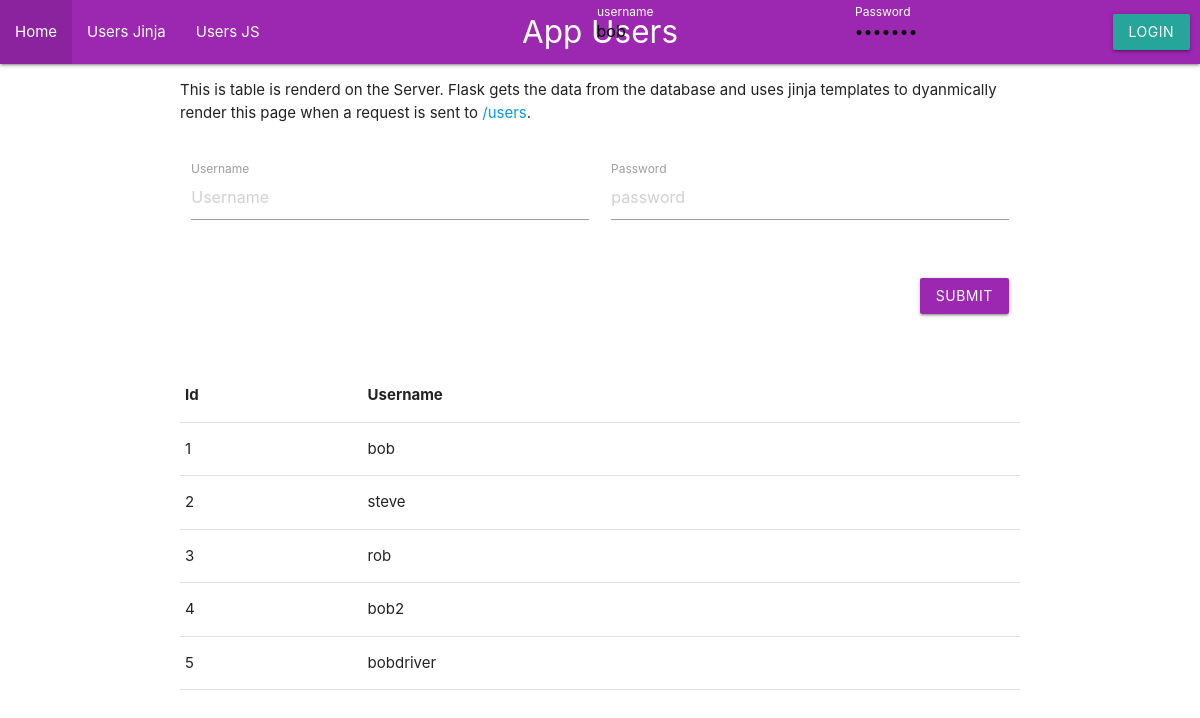
The app's page /users, older data.
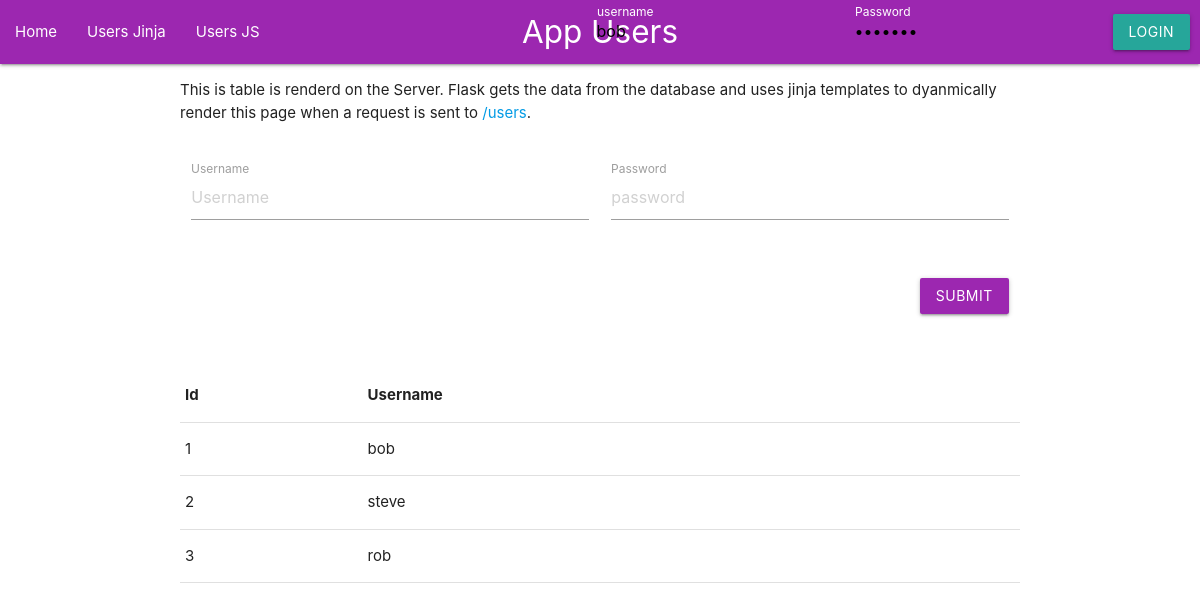
The same page, newer data.
### App/models/user.py (models this page shows, shortened)
class User(db.Model):
    __tablename__ = 'users'
    id = db.Column(db.Integer, primary_key=True)
    username = db.Column(db.String(50), nullable=False, unique=True)
    password = db.Column(db.String(256), nullable=False)
    user_type = db.Column(db.String(50), nullable=False)  # 'resident', 'driver', etc.

### App/views/user.py (the view)
@user_views.route('/users', methods=['GET'])
def get_user_page():
    users = get_all_users()
    return render_template('users.html', users=users)

### App/controllers/auth.py (called while the page is built)
def add_auth_context(app):
  @app.context_processor
  def inject_user():
      try:
          verify_jwt_in_request()
          identity = get_jwt_identity()
          user_id = int(identity) if identity is not None else None
          current_user = db.session.get(User, user_id) if user_id is not None else None
          is_authenticated = current_user is not None
      except Exception as e:
          print(e)
          is_authenticated = False
          current_user = None
      return dict(is_authenticated=is_authenticated, current_user=current_user)

### App/controllers/user.py (called while the page is built)
def get_all_users():
    return db.session.execute(db.select(User)).scalars().all()

### App/templates/users.html (shortened to what this page needs)
{% extends "layout.html" %}
{% block page %}App Users{% endblock %}
{% block content %}
    <div class="row">
        <p>
            This is table is renderd on the Server. Flask gets the data from the database and uses jinja templates to dyanmically render this page when a request is sent to <a href="/users">/users</a>.
        </p>
    </div>
    <div class="row">
      <form class="col s12" method="POST" action="/users">
        <div class="row">
          <div class="input-field col s6">
            <input placeholder="Username" name="username" type="text" class="validate">
            <label for="username">Username</label>
          </div>
          <div class="input-field col s6">
            <input placeholder="password" name="password" type="password" class="validate">
            <label for="password">Password</label>
          </div>
        </div>
        <div class="row">
          <div class="input-field col s12">
            <button class="btn waves-effect waves-light right purple" type="submit" name="action">Submit</button>
          </div>
        </div>
      </form>
    </div>
    <div class="row">
      <table>
        <thead>
          <tr>
            <th>Id</th><th>Username</th>
          </tr>
        </thead>
        <tbody>
          {% for user in users %}
            <tr>
                <td>{{user.id}}</td>
                <td>{{user.username}}</td>
            </tr>
          {% endfor %}
      </table>
    </div>
{% endblock %}

Row changes from the older to the newer data that the page shows:
removed User: id "4", username "bob2"
removed User: id "5", username "bobdriver"
